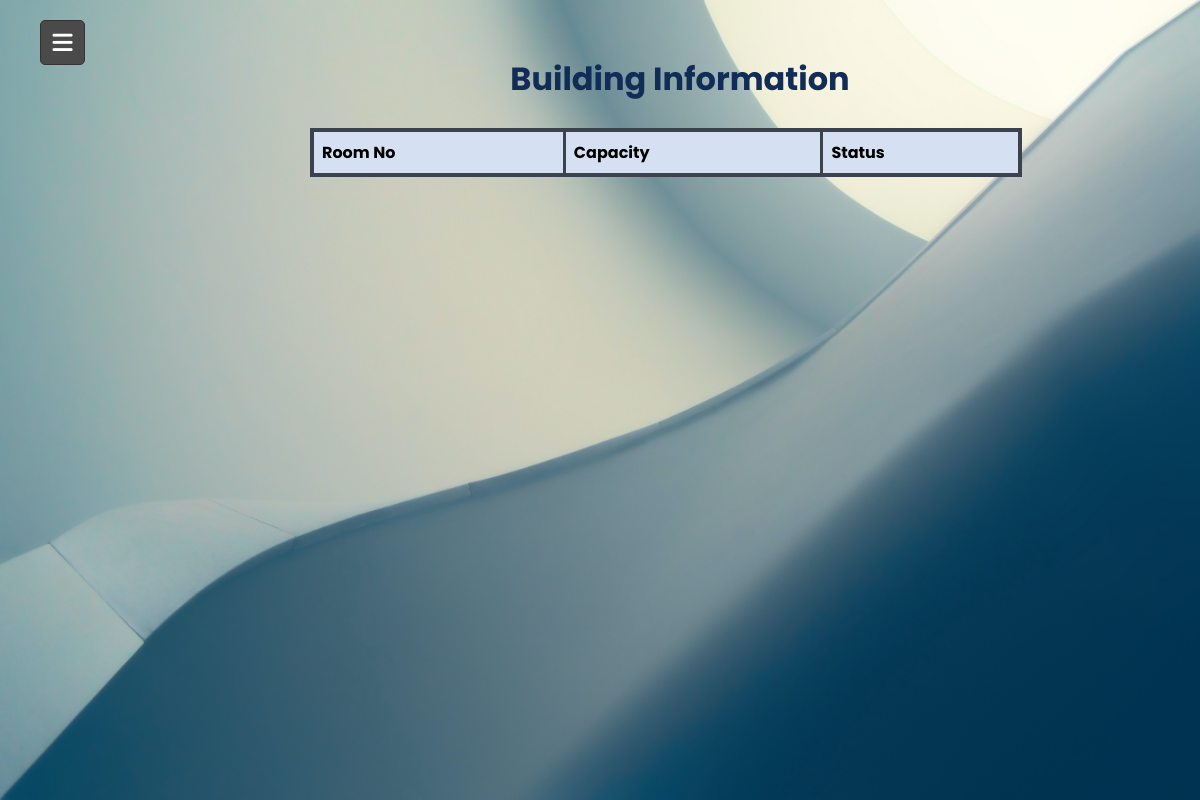
Page /pages/admin/building_info.php on the earlier database version.
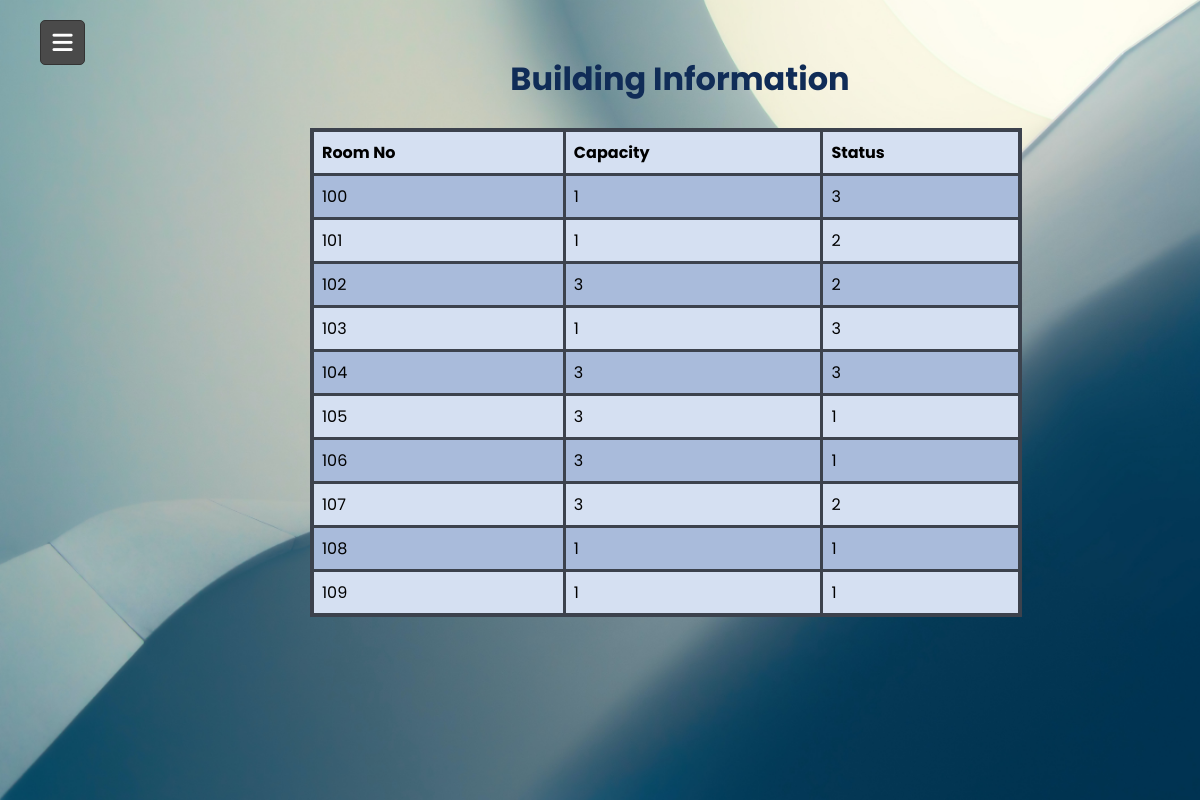
Same page on the later database version.
### tables this page shows
CREATE TABLE `building_info` (
  `room_no` varchar(255) NOT NULL,
  `capacity` varchar(255) NOT NULL,
  `status` varchar(255) NOT NULL
);

### pages/admin/building_info.php (the view, shortened to what this page needs)
<!DOCTYPE html>
<html lang="en" dir="ltr">
<head>
</head>
<body>
  <div class="background">
    <div>
      <?php include "ad_nav.php" ?>
    </div>
    <div class="output">
      <br>
      <h1 style="color:#102c57">Building Information</h1><br>
      <?php
        include '../../db/db.php';
          $sql = "SELECT * FROM building_info";
          $result = mysqli_query($db, $sql);
          echo "<table border='3'>
          <tr>
          <th>Room No</th>
          <th>Capacity</th>
          <th>Status</th>
          </tr>";
          while($row = mysqli_fetch_array($result)){
          echo "<tr>";
          echo "<td>"  . $row['room_no'] . "</td>";
          echo "<td>" . $row['capacity'] . "</td>";
          echo "<td>" . $row['status'] . "</td>";
          echo "</tr>";
          }
          echo "</table>";
      ?>
    </div>
  </div>
</body>
</html>

Differences in the rows shown:
added building_info: room_no "100", capacity "1", status "3"
added building_info: room_no "101", capacity "1", status "2"
added building_info: room_no "102", capacity "3", status "2"
added building_info: room_no "103", capacity "1", status "3"
added building_info: room_no "104", capacity "3", status "3"
added building_info: room_no "105", capacity "3", status "1"
added building_info: room_no "106", capacity "3", status "1"
added building_info: room_no "107", capacity "3", status "2"
added building_info: room_no "108", capacity "1", status "1"
added building_info: room_no "109", capacity "1", status "1"
